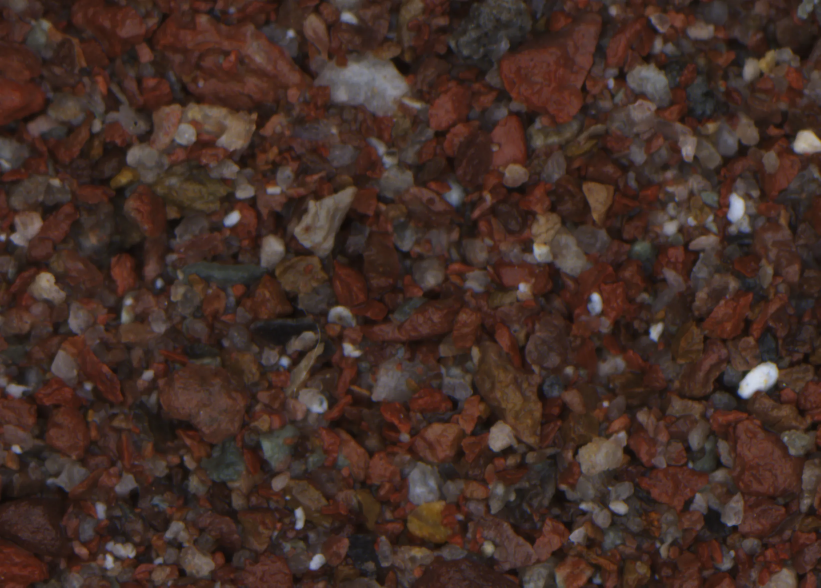
#> input picture MobileNet/MCcode/MC_crop/Purple-red-mudstone_2_crop_1.webp, 2462 x 1763 px (shown at 1/3 size); its folder holds only this picture in this run
$ python -i MC.py   (imports and definitions only)
#> lines starting #> are read from the running program, lines starting #| are printed output that depends on the picture
import cv2
import numpy as np
import os
import random
from PIL import Image

def read_image(image_path):
    """兼容读取 jpg/png/webp 格式"""
    img = cv2.imread(image_path, cv2.IMREAD_COLOR)
#> img is the input picture: shape (1763, 2462, 3); mean B, G, R 38.6, 46.2, 67.4
    if img is None:
        # 用 Pillow 兜底
        try:
            pil_img = Image.open(image_path).convert("RGB")
            img = cv2.cvtColor(np.array(pil_img), cv2.COLOR_RGB2BGR)
        except Exception as e:
            raise FileNotFoundError(f"无法读取图像: {image_path}, 错误信息: {e}")
    return img

def calculate_iou(rect1, rect2):
    """计算两个矩形框的IoU"""
    x1, y1, x2, y2 = rect1
    x3, y3, x4, y4 = rect2
    ix1, iy1 = max(x1, x3), max(y1, y3)
    ix2, iy2 = min(x2, x4), min(y2, y4)
    if ix2 <= ix1 or iy2 <= iy1:
        return 0.0
    intersection_area = (ix2 - ix1) * (iy2 - iy1)
    area1 = (x2 - x1) * (y2 - y1)
    area2 = (x4 - x3) * (y4 - y3)
    return intersection_area / float(area1 + area2 - intersection_area)

def monte_carlo_crop(image_path, save_dir, num_crops=8, min_size=(640, 640), max_iou=0.25, save_as_webp=True):
    """进行随机裁剪并确保每两个框之间的IoU小于 max_iou"""
    img = read_image(image_path)
    h, w, _ = img.shape
#> h = 1763; w = 2462
    print(f"输入图像大小: {w}x{h}")
#| 输入图像大小: 2462x1763

    os.makedirs(save_dir, exist_ok=True)
    rects = []

    for i in range(num_crops):
        while True:
            crop_w = random.randint(min_size[0], w // 2)
            crop_h = random.randint(min_size[1], h // 2)
            x1 = random.randint(0, w - crop_w)
            y1 = random.randint(0, h - crop_h)
            x2, y2 = x1 + crop_w, y1 + crop_h
            new_rect = (x1, y1, x2, y2)

            if all(calculate_iou(rect, new_rect) < max_iou for rect in rects):
                rects.append(new_rect)
                crop_img = img[y1:y2, x1:x2]

                # 用 Pillow 保存，确保 WebP/JPG 都可以
                crop_pil = Image.fromarray(cv2.cvtColor(crop_img, cv2.COLOR_BGR2RGB))
                ext = "webp" if save_as_webp else "jpg"
                file_name = os.path.basename(image_path)
                save_path = os.path.join(save_dir, f"{os.path.splitext(file_name)[0]}_crop_{i+1}.{ext}")
                try:
                    crop_pil.save(save_path, format=ext.upper())
                    print(f"已保存: {save_path}, 尺寸: {crop_w}x{crop_h}")
                except Exception as e:
                    print(f"保存图像时发生错误: {e}")
                    continue
                break
#> this loop made 8 passes
#> pass 1, in monte_carlo_crop, `crop_pil.save(save_path, format=ext.upper())`:
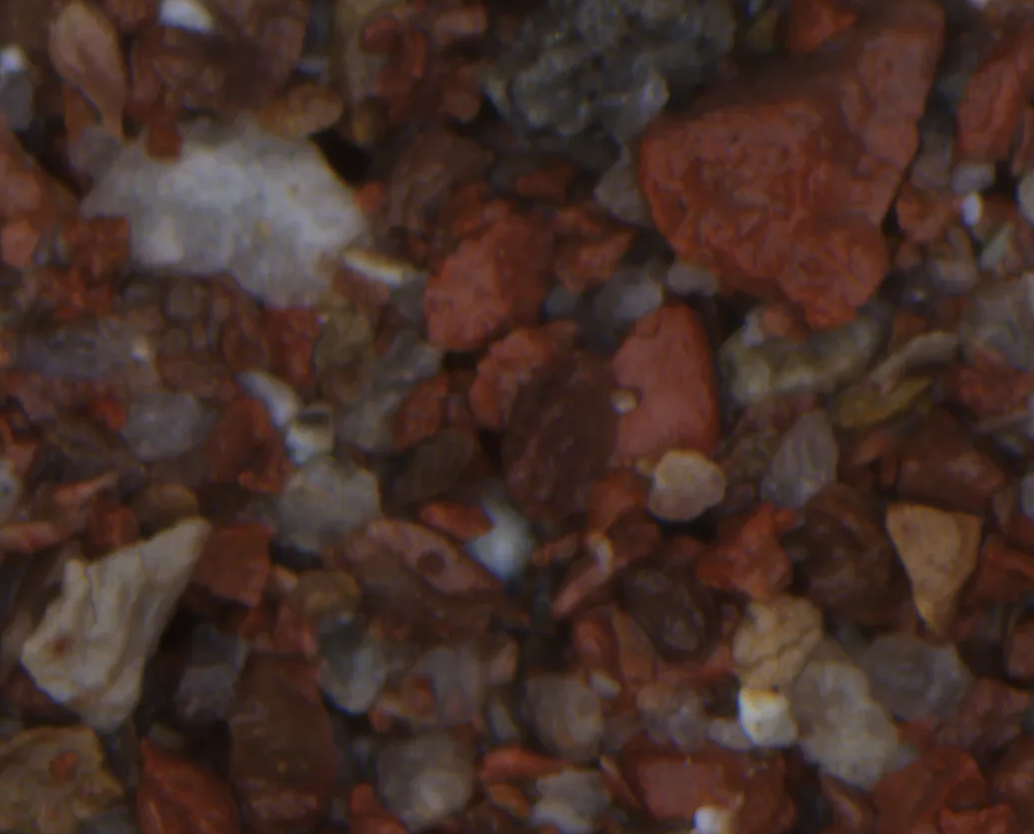
#> saved as Purple-red-mudstone_2_crop_1_crop_1.webp: PIL image 1034x834 RGB; mean R, G, B 69.1, 47, 39.7
#> pass 2, in monte_carlo_crop, `crop_pil.save(save_path, format=ext.upper())`:
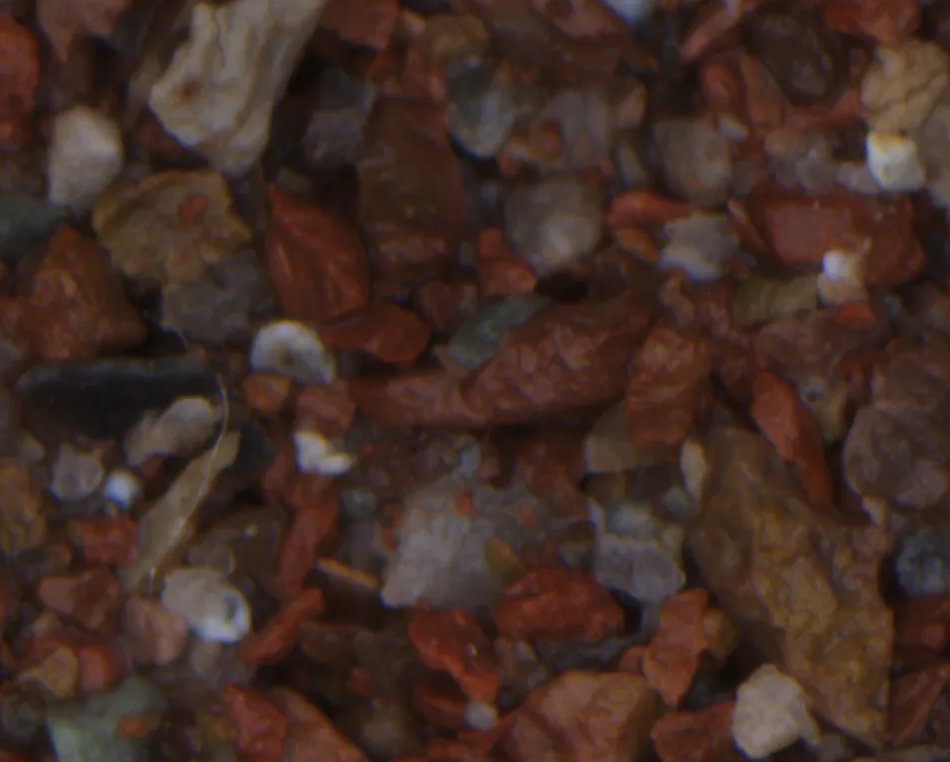
#> saved as Purple-red-mudstone_2_crop_1_crop_2.webp: PIL image 950x762 RGB; mean R, G, B 67, 45.7, 37.5
#> after the loop:
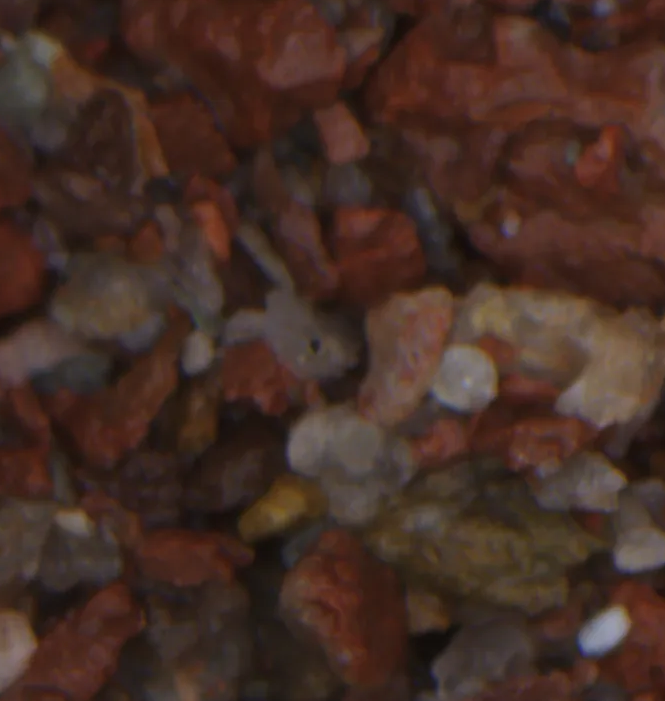
#> crop_img: shape (701, 665, 3); mean B, G, R 37.4, 46.3, 69.3
#> after the loop, rects = [(861, 41, 1895, 875), (733, 597, 1683, 1359), (285, 288, 1148, 1057), (1720, 408, 2455, 1232), (291, 822, 1175, 1667), (1221, 788, 2316, 1451), (729, 1104, 1681, 1748), (92, 25, 757, 726)]

    print(f"{os.path.basename(image_path)} 所有裁剪完成！")
#| Purple-red-mudstone_2_crop_1.webp 所有裁剪完成！

def crop_folder_images(input_folder, output_folder, num_crops=8, min_size=(640, 640), max_iou=0.25, save_as_webp=True):
    """对文件夹内所有图片进行裁剪"""
    exts = ('.jpg', '.jpeg', '.png', '.webp', '.bmp', '.tif', '.tiff')
    os.makedirs(output_folder, exist_ok=True)
    files = [f for f in os.listdir(input_folder) if f.lower().endswith(exts)]
    for f in files:
        image_path = os.path.join(input_folder, f)
        monte_carlo_crop(
            image_path,
            output_folder,
            num_crops=num_crops,
            min_size=min_size,
            max_iou=max_iou,
            save_as_webp=save_as_webp
        )

# 使用示例
# [4 lines not run here, left out]

>>> result = monte_carlo_crop('MC_crop/Purple-red-mudstone_2_crop_1.webp', 'out.png')
